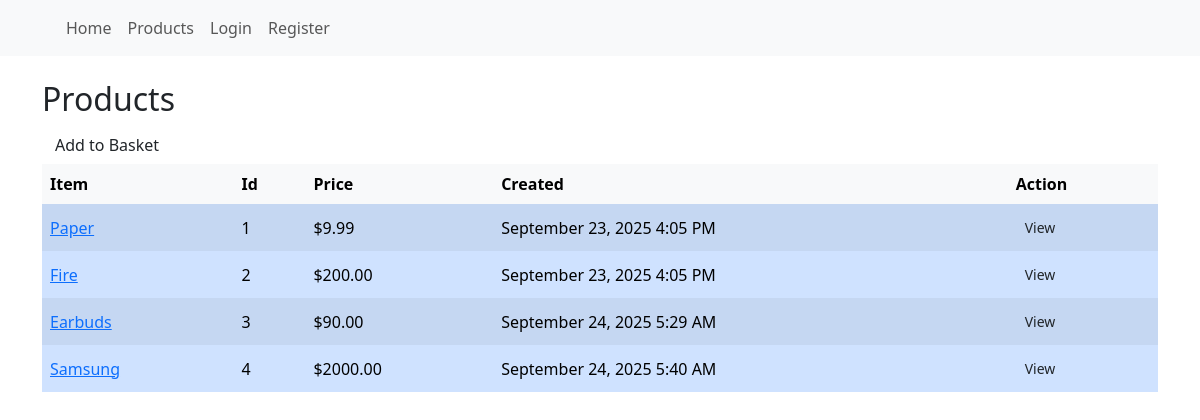
Screenshot of /products/ with the database file from the repository.
### store/models.py (models this page shows, shortened)
class Product(models.Model):
    name = models.CharField(max_length=200)
    price = models.DecimalField(max_digits=10, decimal_places=2)
    created_date = models.DateTimeField(default=timezone.now)
    updated_date = models.DateTimeField(auto_now=True)

### store/views.py (the view)
# urls.py: path('products/', views.ProductView.as_view(), name='products'),
class ProductView(generic.ListView):
    model = Product
    template_name = 'products/product_list.html'
    context_object_name = 'products'
    paginate_by = 10
    def get_context_data(self, **kwargs):
        context = super().get_context_data(**kwargs)
        if self.request.user.is_authenticated:
            try:
                context['user_profile'] = self.request.user.userprofile
            except:
                pass
        return context

### store/templates/products/product_list.html (shortened to what this page needs)
{% extends 'master.html' %}
{% block content %}
<h2>Products</h2>
<a href="{% url 'add-to-basket' %}" class="btn">Add to Basket</a>
{% if products %}
    <div class="table-responsive">
        <table class="table table-striped table-hover table-borderless table-primary align-middle">
            <thead class="table-light">
                <tr>
                    <th>Item</th>
                    <th>Id</th>
                    <th>Price</th>
                    <th>Created</th>
                    <th>Action</th>
                </tr>
            </thead>
            <tbody class="table-group-divider">
                {% for product in products %}
                <tr class="table-primary">
                    <td><a href="{% url 'product-detail' product.pk %}">{{ product.name }}</a></td>
                    <td>{{ product.id }}</td>
                    <td>${{ product.price }}</td>
                    <td>{{ product.created_date|date:"F d, Y g:i A" }}</td>
                    <td>
                        <a href="{% url 'product-detail' product.pk %}" class="btn btn-sm">View</a>
                    </td>
                </tr>
                {% endfor %}
            </tbody>
        </table>
    </div>
{% endif %}
{% endblock %}

### rows the page displays
Product: name "Paper", id "1", price "9.99", created_date "September 23, 2025 4:05 PM"
Product: name "Fire", id "2", price "200.00", created_date "September 23, 2025 4:05 PM"
Product: name "Earbuds", id "3", price "90.00", created_date "September 24, 2025 5:29 AM"
Product: name "Samsung", id "4", price "2000.00", created_date "September 24, 2025 5:40 AM"

### other values shown
{{ p.label }} "Home" "Products" "Login" "Register"
